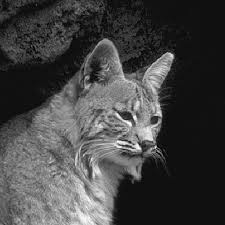
#> input picture image2.jpeg, 225 x 225 px, found by its file name
$ python code6.py
#> lines starting #> are read from the running program, lines starting #| are printed output that depends on the picture
#crop an image

import cv2

image=cv2.imread(r'C:\Users\SOUVIK MANNA\5th SEM\DIP\image2.jpeg')
#> image is the input picture: shape (225, 225, 3); min 0, max 255, mean 67.1

#check if image is loaded
if image is None:
    print("Error:image not found.")
    exit()

#crop the image
#format: image[y1:y2, x1:x2]
cropped=image[100:400, 150:450]
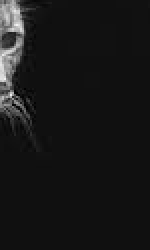
#> cropped: shape (125, 75, 3) (shown 2 times larger); min 0, max 243, mean 23.6

#display ORIGINAL & cropped image
cv2.imshow('Original image',image)
cv2.imshow('Cropped image',cropped)

#SAVE cropped image
cv2.imwrite('cropped_image.jpg',cropped)

cv2.waitKey(0)

$ run again, with image3.jpeg copied over image2.jpeg
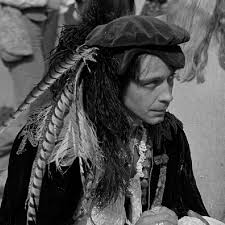
#> input picture image3.jpeg, 225 x 225 px, found by its file name
#> image is the input picture: shape (225, 225, 3); min 0, max 243, mean 78.3
#> `cropped=image[100:400, 150:450]`:
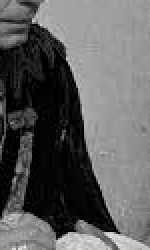
#> cropped: shape (125, 75, 3) (shown 2 times larger); min 0, max 236, mean 94.1

$ run again, with image4.jpeg copied over image2.jpeg
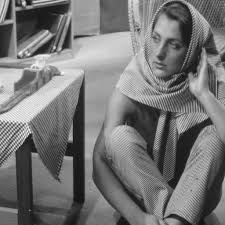
#> input picture image4.jpeg, 225 x 225 px, found by its file name
#> image is the input picture: shape (225, 225, 3); min 6, max 255, mean 117.8
#> `cropped=image[100:400, 150:450]`:
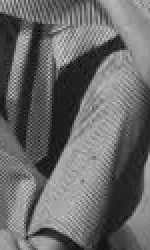
#> cropped: shape (125, 75, 3) (shown 2 times larger); min 6, max 216, mean 104.3
